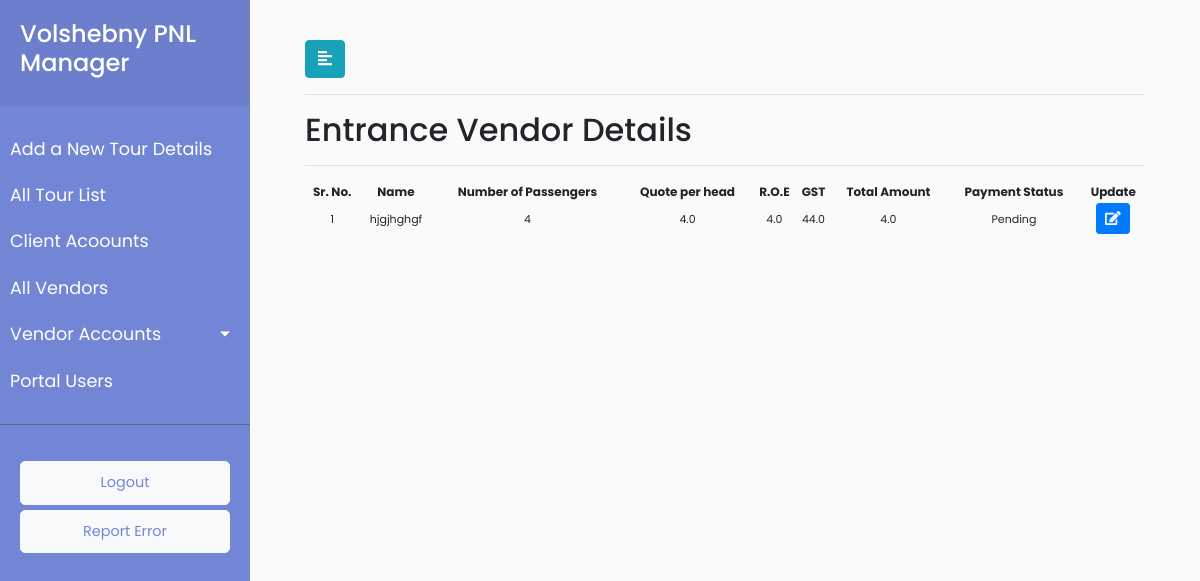
Before: /vendor/details/entrances/21/Pending/ (signed in) with the older database file.
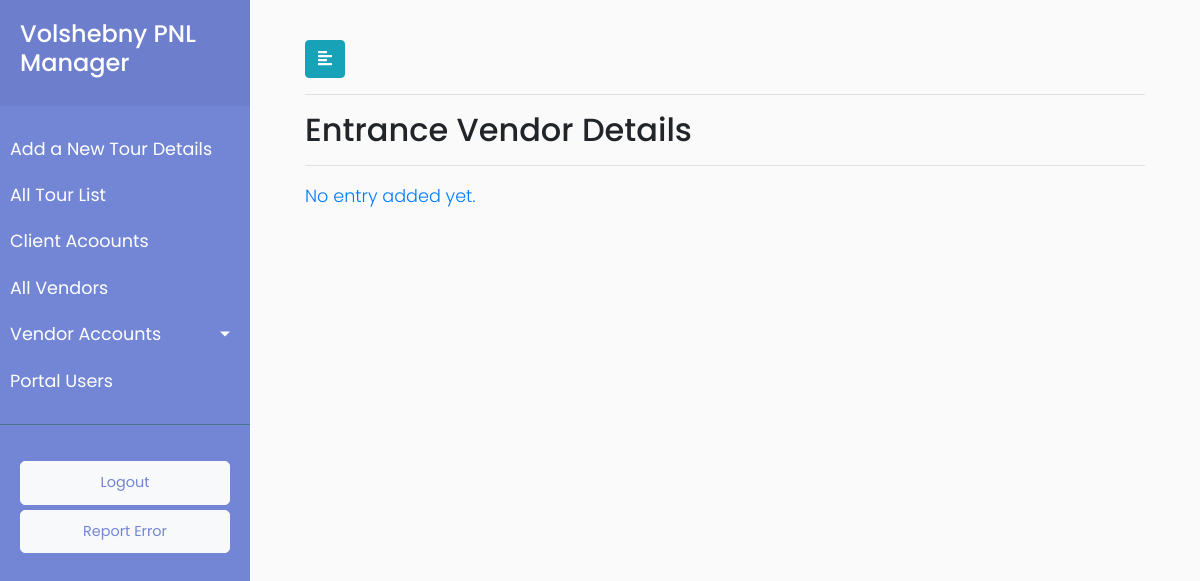
After: the same page with the newer database file.
### payment/models.py (models this page shows, shortened)
class Service(models.Model):
        payment_status=(('Pending','Pending'),('Done','Done'))
        service_vendor_id = models.ForeignKey(Vendor, on_delete = models.CASCADE,default="2")
        service_number_of_passengers =  models.CharField(max_length=920,blank=True)
        service_quote_per_head = models.FloatField(blank=True)
        service_roe = models.FloatField(blank=True)
        service_gst = models.FloatField(blank=True)
        service_total_amount =  models.FloatField(default=0.0,blank=True)
        service_payment_method = models.CharField(max_length=920,default="")
        service_vendor_payment_status = models.CharField(choices=payment_status,max_length=920,default="Pending")
        objects = InheritanceManager()
        service_id = models.ForeignKey(Groupdescription, on_delete = models.CASCADE,default="11")

class EntrancesQuatation(Service):
        service_type = models.CharField(max_length=920,default="Entrances Quatation Service")
        entrancesquatation_name = models.CharField(max_length=920)
        entrancesquatation_date = models.DateTimeField(default=timezone.now)
        class Meta:
                verbose_name_plural = "Entrances Quatation"
                verbose_name = "Entrances"

class Service(models.Model):
        payment_status=(('Pending','Pending'),('Done','Done'))
        service_vendor_id = models.ForeignKey(Vendor, on_delete = models.CASCADE,default="2")
        service_number_of_passengers =  models.CharField(max_length=920,blank=True)
        service_quote_per_head = models.FloatField(blank=True)
        service_roe = models.FloatField(blank=True)
        service_gst = models.FloatField(blank=True)
        service_total_amount =  models.FloatField(default=0.0,blank=True)
        service_payment_method = models.CharField(max_length=920,default="")
        service_vendor_payment_status = models.CharField(choices=payment_status,max_length=920,default="Pending")
        objects = InheritanceManager()
        service_id = models.ForeignKey(Groupdescription, on_delete = models.CASCADE,default="11")

### payment/views.py (the view)
# urls.py: re_path(r'^vendor/details/entrances/(?P<vendor_id>[\w\-\s\(\)]+)/(?P<payment_status>\w+)/$',views.vendor_accounts_entrances_quatation_details,name='vendor_accounts_entrances_quatation_details'),
@login_required(login_url='/user_login')
def vendor_accounts_entrances_quatation_details(request,vendor_id,payment_status):
    userrole = request.user.user_role
    vendor_pending = EntrancesQuatation.objects.filter(service_vendor_id=vendor_id,service_vendor_payment_status=payment_status).all()
    data = {"userrole":userrole, "entrances": vendor_pending }
    return render(request, 'payment/vendor_accounts_entrances_quatation_details.html',data)

### payment/templates/payment/vendor_accounts_entrances_quatation_details.html (shortened to what this page needs)
{% extends 'payment/base.html' %}
{% load static %}
{% block stylesheets %}
<link rel="stylesheet" href="//cdn.datatables.net/1.10.19/css/jquery.dataTables.min.css">
{% endblock stylesheets %}
{% block content %}
<div id="content">
	<div class="container-fluid">
		<button type="button" id="sidebarCollapse" class="btn btn-info">
			<i class="fas fa-align-left"></i>
		</button>
          <hr>
               <h2>Entrance Vendor Details</h2>
                <hr>
                         <div>
                       {% if entrances %}
                       <table id="test_table" class="display" style="width:100%; text-align: center">
                       <thead style="font-size:12px">
                                <tr>
                                    <th class="text-center" scope="col">Sr. No.</th>
                                    <th class="text-center" scope="col">Name</th>
                                    <th class="text-center" scope="col">Number of Passengers</th>
                                      <th class="text-center" scope="col">Quote per head</th>
                                     <th class="text-center" scope="col">R.O.E</th>
                                     <th class="text-center" scope="col">GST</th>
                                     <th class="text-center" scope="col">Total Amount</th>
                                      <th class="text-center" scope="col">Payment Status</th>
                                    <th class="text-center" scope="col">Update</th>
                                </tr>
                            </thead>
                            <tbody style="font-size:11px">
                            {% for entrance in entrances %}
                                <tr>
                                    <td class="text-center" scope="row" >{{ forloop.counter }}</td>
                                    <td class="text-center">{{ entrance.entrancesquatation_name }}</td>
                                    <td class="text-center">{{ entrance.service_number_of_passengers }}</td>
                                    <td class="text-center">{{ entrance.service_quote_per_head }}</td>
                                    <td class="text-center">{{ entrance.service_roe }}</td>
                                    <td class="text-center">{{ entrance.service_gst }}</td>
                                    <td class="text-center">{{ entrance.service_total_amount }}</td>
                                    <td class="text-center">{{ entrance.service_vendor_payment_status }}</td>
                                     <td>
                            <button type="button" class="update_entrances btn btn-sm btn-primary" data-id="{% url 'payment:vendor_entrances_detail_update' entrance.pk %}">
                                <span class="fa fa-edit"></span>
                            </button>
                        </td>
                                </tr>
                            {% endfor %}
                            </tbody>
                             </table>
                             {% else %}
			<p class="no-leads text-primary">No entry added yet.</p>
			{% endif %}
                </div>
            </div>
            </div>
{% endblock %}

Changed rows visible on the page:
removed EntrancesQuatation: entrancesquatation_name "hjgjhghgf", service_number_of_passengers "4", service_quote_per_head "4.0", service_roe "4.0", service_gst "44.0", service_total_amount "4.0", service_vendor_payment_status "Pending"
Other visible differences:
text no longer shown: "Sr. No. Name Number of Passengers Quote per head R.O.E GST Total Amount Payment Status Update"
text now shown: "No entry added yet."
